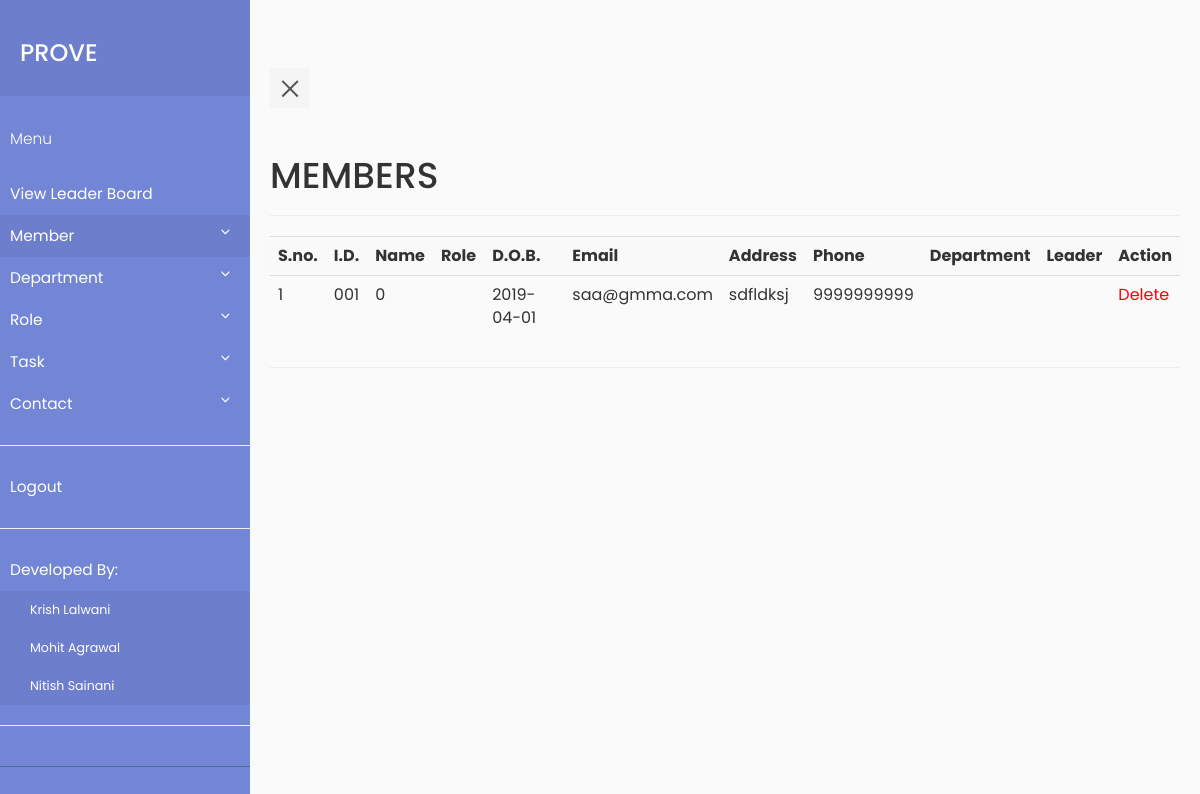
The page /view_member.php (signed in) on the database its author committed.
### tables this page shows
CREATE TABLE `Member` (
  `Member_id` int(11) NOT NULL,
  `id` varchar(50) NOT NULL,
  `Company_id` int(11) NOT NULL,
  `Name` varchar(100) NOT NULL,
  `DOB` date NOT NULL,
  `Email` varchar(100) NOT NULL,
  `Address` varchar(100) NOT NULL,
  `Phone` varchar(20) NOT NULL,
  `Password` varchar(500) NOT NULL,
  `Department_id` int(11) DEFAULT NULL,
  `Leader_id` int(11) DEFAULT NULL,
  `Role_id` int(11) DEFAULT NULL
);

### view_member.php (the view, shortened to what this page needs)
<?php
    require_once "pdo.php";
?>
<html>
<head>
    <link rel="stylesheet" type="text/css" href="https://maxcdn.bootstrapcdn.com/bootstrap/3.3.7/css/bootstrap.min.css" >
    <link rel="stylesheet" type="text/css" href="style5.css">
</head>
<body>
                  <div class="wrapper">
       <?php if (isset($_SESSION['id'])) include "navbar.php";
                else include "navbar_tech.php";?>
    <div class="container-fluid row" id="container">
    <div class="page-header">
    <h1>MEMBERS</h1>
    </div>
    <?php
        $stmtcnt = $pdo->query("SELECT COUNT(*) FROM Member ");
        $row = $stmtcnt->fetch(PDO::FETCH_ASSOC);
        if($row['COUNT(*)']!=='0')
        {
            $i=1;
            $stmtread = $pdo->prepare("SELECT * FROM Member WHERE Company_id=:cid ORDER BY id");
            $stmtread->execute(array(':cid' => $_SESSION['cid']));
            echo ("<table class=\"table table-striped\">
                <tr> <th>S.no.</th><th>I.D.</th><th>Name</th><th>Role</th><th>D.O.B.</th><th>Email</th><th>Address</th><th>Phone</th><th>Department</th><th>Leader</th><th>Action</th> </tr>");
            while ( $row = $stmtread->fetch(PDO::FETCH_ASSOC) )
            {
                echo ("<tr>");
                echo ("<td>");
                echo($i);
                echo("</td>");
                echo ("<td>");
                echo(htmlentities($row['id']));
                echo ("</td>");
                echo ("<td>");
                echo(htmlentities($row['Name']));
                echo ("</td>");
                echo ("<td>");
                echo ("</td>");
                echo ("<td>");
                echo(htmlentities($row['DOB']));
                echo ("</td>");
                echo ("<td>");
                echo(htmlentities($row['Email']));
                echo ("</td>");
                echo ("<td>");
                echo(htmlentities($row['Address']));
                echo ("</td>");
                echo ("<td>");
                echo(htmlentities($row['Phone']));
                echo ("</td>");
                echo ("<td>");
                echo ("</td>");
                echo ("<td>");
                echo ("</td>");
                echo ("<td>");
                echo('<a style="color:red;" href="delete_member.php?mid='.$row['id'].'">Delete</a>');
                echo ("</td>");
                $i++;
            }
            echo('</table>');
        }
    ?>
    </div>
</div>
</body>
</html>

### style5.css (style rules this page uses)
body { font-family: 'Poppins', sans-serif; background: #fafafa; }
a, a:hover, a:focus { color: inherit; text-decoration: none; transition: all 0.3s; }
.wrapper { display: flex; align-items: stretch; perspective: 1500px; }
a:link { text-decoration: none; color:white; }

### rows shown on the page
member: id "001", Name "0", DOB "2019-04-01", Email "saa@gmma.com", Address "sdfldksj", Phone "9999999999"
